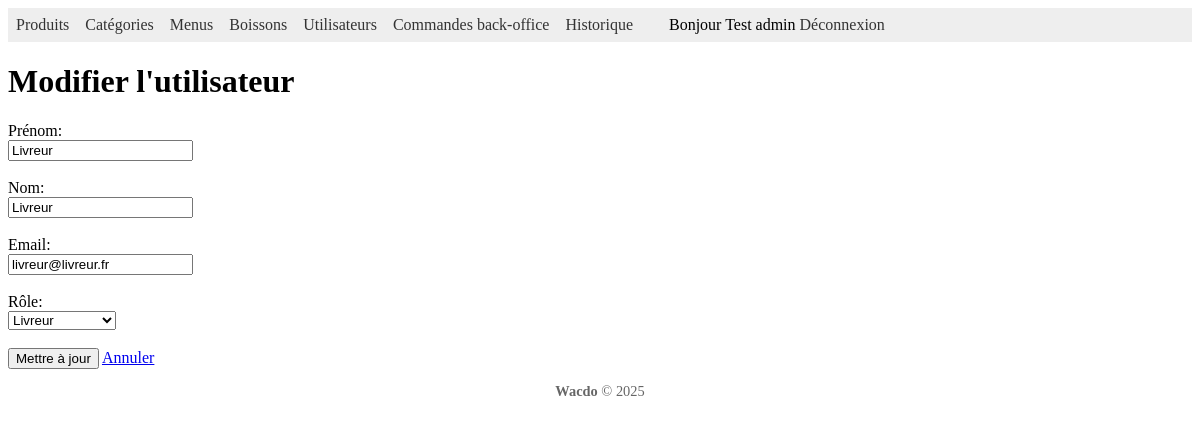
/index.php?section=utilisateur&action=edit&id=43 (signed in), run on the app's committed database.
### tables this page shows
CREATE TABLE IF NOT EXISTS `utilisateur` (
  `user_id` int NOT NULL AUTO_INCREMENT,
  `user_nom` varchar(50) NOT NULL,
  `user_prenom` varchar(50) NOT NULL,
  `user_mail` varchar(100) NOT NULL,
  `user_password` varchar(72) NOT NULL,
  `user_date_creation` date NOT NULL,
  `role_id` int NOT NULL,
  `consentement` tinyint(1) NOT NULL DEFAULT '0',
  `date_consentement` datetime DEFAULT NULL,
  `is_active` tinyint(1) NOT NULL DEFAULT '1',
  PRIMARY KEY (`user_id`),
  UNIQUE KEY `uq_utilisateur_mail` (`user_mail`),
  KEY `fk_utilisateur__role_id__role_restrict_20250815` (`role_id`)
);

### lib/Database.php (called while the page is built)
<?php
class Database
{
    public static function connect()
    {
        $cfg = require __DIR__ . '/../config/db.php';
        $dsn = sprintf(
            'mysql:host=%s;port=%d;dbname=%s;charset=utf8',
            $cfg['host'],
            $cfg['port'],
            $cfg['database']
        );
        $db = new PDO(
            $dsn,
            $cfg['username'],
            $cfg['password']
        );
        $db->setAttribute(PDO::ATTR_ERRMODE, PDO::ERRMODE_EXCEPTION);
        return $db;
    }
}

### model/Model.php (called while the page is built, shortened)
<?php
require_once __DIR__ . '/../lib/Database.php';
class Model
{
    public function __construct(?\PDO $pdo = null)
    {
        $this->db = $pdo ?? Database::connect();
    }
}

### model/Utilisateur.php (called while the page is built, shortened)
<?php
require_once 'Model.php';
class Utilisateur extends Model
{
    public function get(int $id): ?array
    {
        $sql  = "SELECT * FROM utilisateur WHERE user_id = ?";
        $stmt = $this->db->prepare($sql);
        $stmt->execute([$id]);
        $u = $stmt->fetch(PDO::FETCH_ASSOC);
        return $u ?: null;
    }
}

### view/utilisateur_edit.php (the view, shortened to what this page needs)
<?php include __DIR__ . '/header.php'; ?>
<h1>Modifier l'utilisateur</h1>
<form method="post" action="index.php?section=utilisateur&action=edit&id=<?= $user['user_id'] ?>">
    <label>Prénom:<br>
        <input type="text" name="prenom" required
            value="<?= htmlspecialchars($user['user_prenom'], ENT_QUOTES) ?>">
    </label><br><br>
    <label>Nom:<br>
        <input type="text" name="nom" required
            value="<?= htmlspecialchars($user['user_nom'], ENT_QUOTES) ?>">
    </label><br><br>
    <label>Email:<br>
        <input type="email" name="email" required
            value="<?= htmlspecialchars($user['user_mail'], ENT_QUOTES) ?>">
    </label><br><br>
    <label>Rôle:<br>
        <select name="role">
            <option value="4" <?= $user['role_id'] == 4 ? 'selected' : '' ?>>Livreur</option>
        </select>
    </label><br><br>
    <button type="submit">Mettre à jour</button>
    <a href="index.php?section=utilisateur">Annuler</a>
</form>
<?php include __DIR__ . '/footer.php'; ?>

### data on the page
utilisateur: prenom "Livreur", nom "Livreur", email "livreur@livreur.fr", role "Livreur"

### other printed values
$_SESSION['user']['name'] "Test admin"
